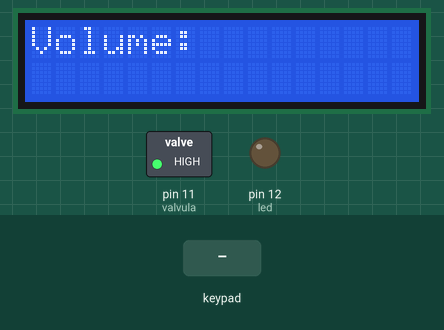
A sketch run on a simulated Arduino Uno, built with avr-gcc and run on an emulated ATmega328P. On the bench: 16×2 character LCD, switched loads named in the sketch (green lamp = pin HIGH), output pins drawn as LEDs (lit = HIGH). The inputs (shaded band) are chosen by the test bench.

Above: at 4.2 s.
4.3 s: key 'e' pressed
At 5.2 s:
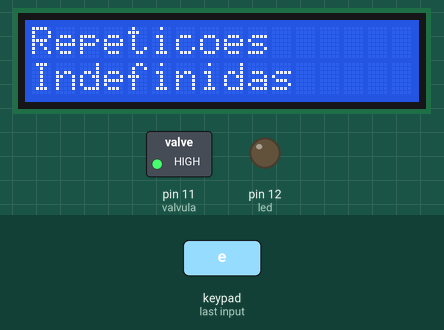
7.3 s: keypad keys 9 8 7 6 A pressed 0.4 s apart
At 11.3 s:
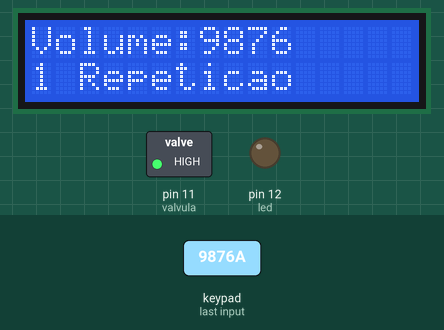
11.6 s: key 'B' pressed
At 12.7 s:
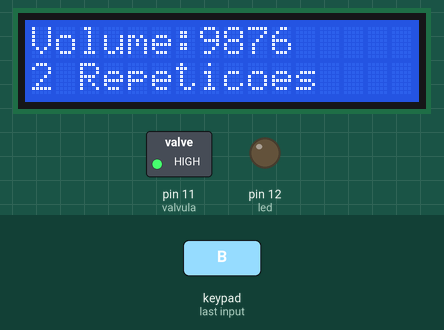
13.1 s: keypad keys 5 4 3 2 A pressed 0.4 s apart
At 16.2 s:
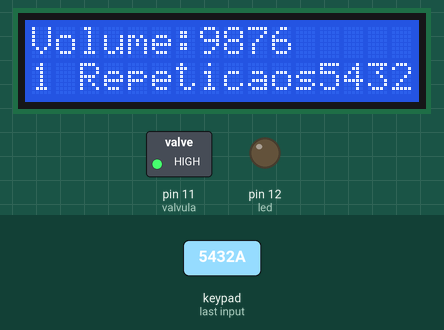
16.6 s: key 'e' pressed
At 17.7 s:
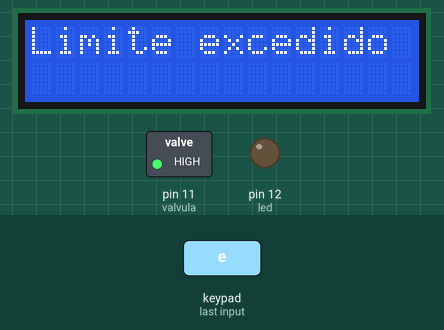
Timing chart, 0 to 19.6 s (numbered marks = the images above; inputs shaded):
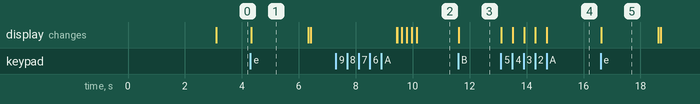

Measured:
- after the input at 4.3 s, the display: changes at once (image 1)
- after the input at 7.3 s, the display: first differs from a run without the input after 2.2 s (image 2 shows a later state)
- after the input at 11.6 s, the display: changes at once (image 3)
- after the input at 13.1 s, the display: first changes at once (image 4 shows a later state)
- after the input at 16.6 s, the display: changes at once (image 5)
- what the display in image 1 shows lasts 2.0 s, from 4.3 s to 6.3 s

The sketch:

Digital_Tap.ino
```cpp
#include <SoftwareSerial.h>
#include <Keypad.h>
#include <LiquidCrystal_I2C.h>
#define RX_PIN 255
#define TX_PIN 3
#define INVERTED 1
LiquidCrystal_I2C lcd(0x27,16,2);
const byte LINHAS = 4; //Número de linhas do teclado.
const byte COLUNAS = 4; //Número de colunas do teclado.
const float vazao = 25.6; //Constante de Vazão obtida experimentalmente.
// Matriz do Teclado
char SIMBOLOS[LINHAS][COLUNAS] = {
  {'1','2','3','A'},
  {'4','5','6','B'},
  {'7','8','9','C'},
  {'c','0','e','D'}, //'c' = clear(Limpa Tela) AND 'e' = enter(Confirmar)
};
byte PINOS_LINHA[LINHAS] = {9, 8, 7, 6}; //Pinos do Arduíno conectados com as Linhas.
byte PINOS_COLUNA[COLUNAS] = {5, 4, 3, 2};  //Pinos do Arduíno conectados com as Colunas.
//Agora vem a instância do keypad, responsável por capturar uma tecla pressionada.
Keypad customKeypad = Keypad( makeKeymap(SIMBOLOS), PINOS_LINHA, PINOS_COLUNA, LINHAS, COLUNAS);
int valvula = 11;
int led = 12;
String senhaDig = "0";
int limite = 1000;
String Numero = "0";
String repetir = "";
String repet = "";
float tempo;
int Nrepeticoes = 0;
//Agora vem a instância do display, responsável por mostrar a saída na tela.
SoftwareSerial displaySerial = SoftwareSerial(RX_PIN,TX_PIN,INVERTED);
void setup() {
  lcd.init();
  lcd.clear();
  lcd.setCursor(0,0); // Modifica Cursor para 0,0.
  lcd.backlight();
  pinMode(valvula,OUTPUT); // Seta a Válvula como Saída.
  pinMode(led,OUTPUT); // Seta o Led como Saída.
  digitalWrite(valvula,HIGH); // Válvula recebe HIGH.
  digitalWrite(led,LOW); // LED recebe LOW.
  lcd.print("Bem-vindo");
  lcd.setCursor(0,1); // Modifica Cursor para 0,1.
  lcd.print("Digital Tap");// put your setup code here, to run once:
  //Tempo de espera de inicialização
  delay(3000); // Delay de 3000ms
  inicio();
}
void inicio(){
  lcd.clear();
  lcd.setCursor(0,0);
  lcd.print("Volume:"); // Anota "Volume" no LCD.
}

void loop() {
  // put your main code here, to run repeatedly:
  char customKey = customKeypad.getKey();
  // Recebe os Valores do Teclado
  int v1 = 0;
  float vlCompara = 0;
  if(customKey){
    switch(customKey){
      //caso algum dessas teclas forem pressionadas...
      case '1':
      case '2':
      case '3':
      case '4':
      case '5':
      case '6':
      case '7':
      case '8':
      case '9':
      case '0':
            senhaDig+=customKey;
            lcd.print(customKey);
            break;
      case 'A':
            Nrepeticoes = 1;
            lcd.setCursor(0,1);
            lcd.print("1 Repeticao");
            break;
      case 'B':
            Nrepeticoes = 2;
            lcd.setCursor(0,1);
            lcd.print("2 Repeticoes");
            break;
      case 'C':
            Nrepeticoes = 3;
            lcd.setCursor(0,1);
            lcd.print("3 Repeticoes");
            break;
      case 'D':
            Nrepeticoes = 4;
            lcd.setCursor(0,1);
            lcd.print("4 Repeticoes");
            break;
     case 'c':
            lcd.clear();
            senhaDig="0";
            inicio();
            break;
     case 'e':
            vlCompara = senhaDig.toInt();
            if(vlCompara == 0 && Nrepeticoes != 0){
                lcd.clear();
                lcd.print("Insira um valor");
                delay(2000);
                lcd.clear();
            }
            if(vlCompara >= limite && Nrepeticoes != 0){
                lcd.clear();
                lcd.print("Limite excedido");
                delay(2000);
                lcd.clear();
            }
            if(vlCompara >= limite && Nrepeticoes == 0){
                lcd.clear();
                lcd.print("Limite excedido");
                lcd.setCursor(0,1);
                lcd.print("Repeticao Nula");
                delay(2000);
                lcd.clear();
            }
            if(vlCompara < limite && Nrepeticoes == 0){
                lcd.clear();
                lcd.setCursor(0,0);
                lcd.print("Repeticoes");
                lcd.setCursor(0,1);
                lcd.print("Indefinidas");
                delay(2000);
                lcd.clear();
            }
            if(vlCompara < limite && Nrepeticoes != 0 && vlCompara>1){
              lcd.clear();
              for(int i = 0; i < Nrepeticoes; i++){
              tempo = ((vlCompara*1000*1.045)/vazao);
              lcd.print("Espere o pedido");
              lcd.setCursor(0,1);
              lcd.print(vlCompara);
              digitalWrite(valvula,LOW);
              for (float a = 0; a < tempo; a++){
                delay(1);
              }
              digitalWrite(valvula,HIGH);
              lcd.clear();
              lcd.print("Volte sempre");
              delay(3000);
              lcd.clear();
              }
            }
            senhaDig = "";
            Numero = "0";
            repetir = "";
            repet = "";
            vlCompara = 0;
            Nrepeticoes = 0;
            setup();
            break;
    }
  }
}
```
